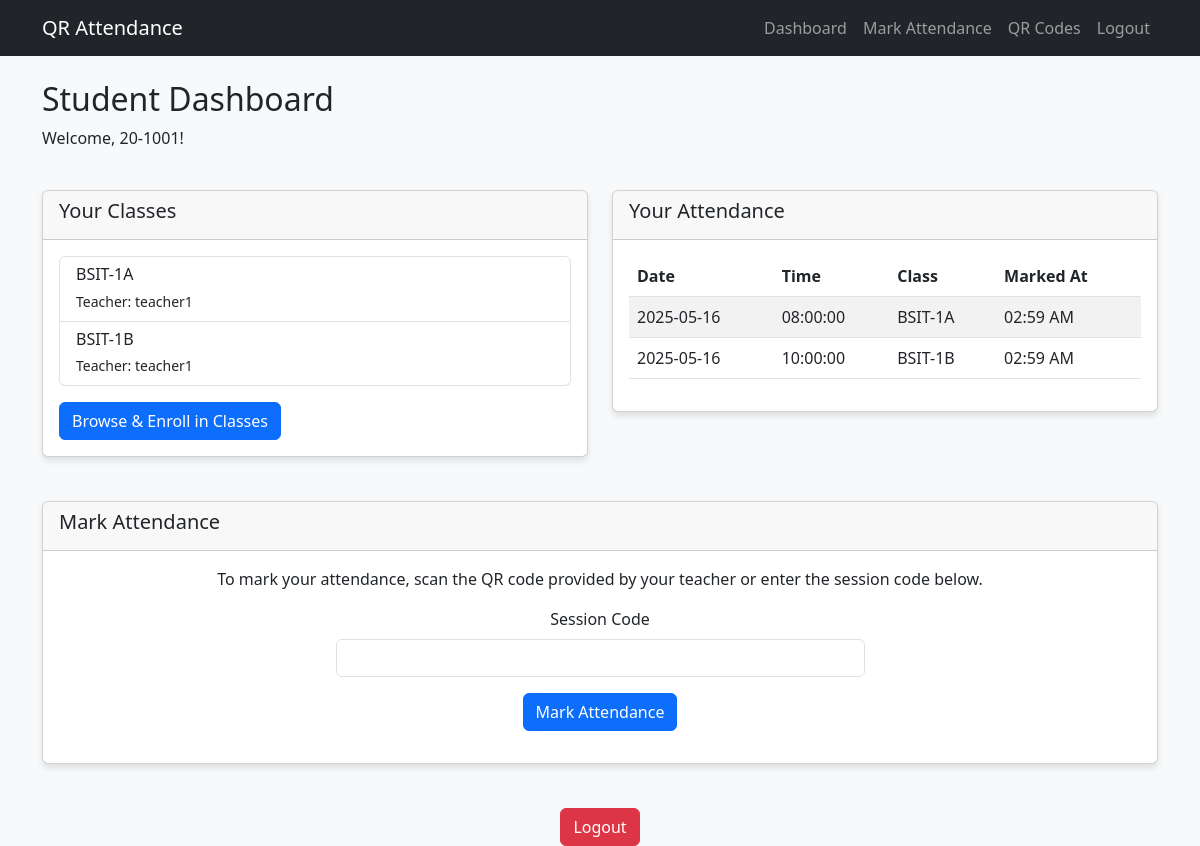
/pages/student_dashboard.php (signed in), run on the app's committed database.
### tables this page shows
CREATE TABLE classes (
    id INT AUTO_INCREMENT PRIMARY KEY,
    name VARCHAR(100) NOT NULL,
    teacher_id INT NOT NULL,
    created_at TIMESTAMP DEFAULT CURRENT_TIMESTAMP,
    FOREIGN KEY (teacher_id) REFERENCES users(id) ON DELETE CASCADE
);

CREATE TABLE users (
    id INT AUTO_INCREMENT PRIMARY KEY,
    username VARCHAR(50) NOT NULL UNIQUE,
    password VARCHAR(255) NOT NULL,
    role ENUM('admin', 'teacher') NOT NULL DEFAULT 'teacher',
    created_at TIMESTAMP DEFAULT CURRENT_TIMESTAMP
);

CREATE TABLE attendance_records (
    id INT AUTO_INCREMENT PRIMARY KEY,
    session_id INT NOT NULL,
    student_id INT NOT NULL,
    timestamp TIMESTAMP DEFAULT CURRENT_TIMESTAMP,
    FOREIGN KEY (session_id) REFERENCES attendance_sessions(id) ON DELETE CASCADE,
    FOREIGN KEY (student_id) REFERENCES students(id) ON DELETE CASCADE,
    UNIQUE KEY (session_id, student_id)
);

CREATE TABLE attendance_sessions (
    id INT AUTO_INCREMENT PRIMARY KEY,
    class_id INT NOT NULL,
    session_date DATE NOT NULL,
    session_time TIME NOT NULL,
    qr_code_data VARCHAR(255) NOT NULL UNIQUE,
    created_at TIMESTAMP DEFAULT CURRENT_TIMESTAMP,
    FOREIGN KEY (class_id) REFERENCES classes(id) ON DELETE CASCADE
);

### pages/student_dashboard.php (the view, shortened to what this page needs)
<?php
require_once "../config/database.php";
$student_id = $_SESSION["id"];
$student_code = $_SESSION["username"];
$classes_sql = "SELECT c.* FROM classes c
                JOIN class_students cs ON c.id = cs.class_id
                WHERE cs.student_id = ?";
$classes_stmt = mysqli_prepare($conn, $classes_sql);
mysqli_stmt_bind_param($classes_stmt, "i", $student_id);
mysqli_stmt_execute($classes_stmt);
$classes_result = mysqli_stmt_get_result($classes_stmt);
$attendance_sql = "SELECT ar.*, a.session_date, a.session_time, c.name as class_name
                  FROM attendance_records ar
                  JOIN attendance_sessions a ON ar.session_id = a.id
                  JOIN classes c ON a.class_id = c.id
                  WHERE ar.student_id = ?
                  ORDER BY ar.timestamp DESC LIMIT 10";
$attendance_stmt = mysqli_prepare($conn, $attendance_sql);
mysqli_stmt_bind_param($attendance_stmt, "i", $student_id);
mysqli_stmt_execute($attendance_stmt);
$attendance_result = mysqli_stmt_get_result($attendance_stmt);
include_once "../includes/header.php";
?>
<div class="row">
    <div class="col-md-12">
        <h2>Student Dashboard</h2>
        <p>Welcome, <?php echo htmlspecialchars($student_code); ?>!</p>
    </div>
</div>
<div class="row mt-4">
    <div class="col-md-6">
        <div class="card">
            <div class="card-header">
                <h5>Your Classes</h5>
            </div>
            <div class="card-body">
                <?php if(mysqli_num_rows($classes_result) > 0): ?>
                <div class="list-group">
                    <?php while($class = mysqli_fetch_assoc($classes_result)): ?>
                    <div class="list-group-item">
                        <h6 class="mb-1"><?php echo htmlspecialchars($class["name"]); ?></h6>
                        <?php
                        $teacher_sql = "SELECT username FROM users WHERE id = ?";
                        $teacher_stmt = mysqli_prepare($conn, $teacher_sql);
                        mysqli_stmt_bind_param($teacher_stmt, "i", $class["teacher_id"]);
                        mysqli_stmt_execute($teacher_stmt);
                        $teacher_result = mysqli_stmt_get_result($teacher_stmt);
                        $teacher_name = mysqli_fetch_assoc($teacher_result)["username"];
                        ?>
                        <small>Teacher: <?php echo htmlspecialchars($teacher_name); ?></small>
                    </div>
                    <?php endwhile; ?>
                </div>
                <?php else: ?>
                <p>You are not enrolled in any classes yet.</p>
                <?php endif; ?>
                <div class="mt-3">
                    <a href="student_enroll.php" class="btn btn-primary">Browse & Enroll in Classes</a>
                </div>
            </div>
        </div>
    </div>
    <div class="col-md-6">
        <div class="card">
            <div class="card-header">
                <h5>Your Attendance</h5>
            </div>
            <div class="card-body">
                <?php if(mysqli_num_rows($attendance_result) > 0): ?>
                <div class="table-responsive">
                    <table class="table table-striped">
                        <thead>
                            <tr>
                                <th>Date</th>
                                <th>Time</th>
                                <th>Class</th>
                                <th>Marked At</th>
                            </tr>
                        </thead>
                        <tbody>
                            <?php while($attendance = mysqli_fetch_assoc($attendance_result)): ?>
                            <tr>
                                <td><?php echo htmlspecialchars($attendance["session_date"]); ?></td>
                                <td><?php echo htmlspecialchars($attendance["session_time"]); ?></td>
                                <td><?php echo htmlspecialchars($attendance["class_name"]); ?></td>
                                <td><?php echo date("h:i A", strtotime($attendance["timestamp"])); ?></td>
                            </tr>
                            <?php endwhile; ?>
                        </tbody>
                    </table>
                </div>
                <?php else: ?>
                <p>No attendance records found.</p>
                <?php endif; ?>
            </div>
        </div>
    </div>
</div>
<div class="row mt-4">
    <div class="col-md-12">
        <div class="card">
            <div class="card-header">
                <h5>Mark Attendance</h5>
            </div>
            <div class="card-body text-center">
                <p>To mark your attendance, scan the QR code provided by your teacher or enter the session code below.</p>
                <div class="row">
                    <div class="col-md-6 offset-md-3">
                        <form action="student_mark_attendance.php" method="post" class="needs-validation" novalidate>
                            <div class="mb-3">
                                <label for="session_code" class="form-label">Session Code</label>
                                <input type="text" name="session_code" id="session_code" class="form-control" required>
                            </div>
                            <div class="mb-3">
                                <button type="submit" class="btn btn-primary">Mark Attendance</button>
                            </div>
                        </form>
                    </div>
                </div>
            </div>
        </div>
    </div>
</div>
<div class="row mt-4">
    <div class="col-md-12 text-center">
        <a href="logout.php" class="btn btn-danger">Logout</a>
    </div>
</div>
<?php
include_once "../includes/footer.php";
?>

### includes/header.php (shortened to what this page needs)
<!DOCTYPE html>
<html lang="en">
<head>
    <link href="https://cdn.jsdelivr.net/npm/bootstrap@5.3.0-alpha1/dist/css/bootstrap.min.css" rel="stylesheet">
    <link rel="stylesheet" href="https://cdnjs.cloudflare.com/ajax/libs/font-awesome/6.0.0/css/all.min.css">
    <?php
    $isInPagesDir = (strpos($_SERVER['PHP_SELF'], '/pages/') !== false);
    $rootPath = $isInPagesDir ? '../' : '';
    $pagesPath = $isInPagesDir ? '' : 'pages/';
    ?>
    <link rel="stylesheet" href="<?php echo $rootPath; ?>assets/css/style.css">
</head>
<body>
    <nav class="navbar navbar-expand-lg navbar-dark bg-dark">
        <div class="container">
            <a class="navbar-brand" href="<?php echo $rootPath; ?>index.php">QR Attendance</a>
            <div class="collapse navbar-collapse" id="navbarNav">
                <ul class="navbar-nav ms-auto">
                    <?php if(isset($_SESSION["loggedin"]) && $_SESSION["loggedin"] === true): ?>
                        <?php if($_SESSION["role"] === "student"): ?>
                            <li class="nav-item">
                                <a class="nav-link" href="<?php echo $pagesPath; ?>student_dashboard.php">Dashboard</a>
                            </li>
                            <li class="nav-item">
                                <a class="nav-link" href="<?php echo $pagesPath; ?>student_mark_attendance.php">Mark Attendance</a>
                            </li>
                            <li class="nav-item">
                                <a class="nav-link" href="<?php echo $pagesPath; ?>student_qr_codes.php">QR Codes</a>
                            </li>
                            <li class="nav-item">
                                <a class="nav-link" href="<?php echo $pagesPath; ?>logout.php">Logout</a>
                            </li>
                        <?php endif; ?>
                    <?php endif; ?>
                </ul>
            </div>
        </div>
    </nav>
    <div class="container mt-4">

### includes/footer.php (shortened to what this page needs)
    </div>
</body>
</html>

### assets/css/style.css (style rules this page uses)
body { background-color: #f8f9fa; }
.card { margin-bottom: 20px; box-shadow: 0 4px 6px rgba(0, 0, 0, 0.1); }

### data on the page
classes: name "BSIT-1A", teacher.username "teacher1"
classes: name "BSIT-1B", teacher.username "teacher1"
attendance_records: session.session_date "2025-05-16", session.session_time "08:00:00", classes.name "BSIT-1A", timestamp "02:59 AM"
attendance_records: session.session_date "2025-05-16", session.session_time "10:00:00", classes.name "BSIT-1B", timestamp "02:59 AM"

### other printed values
$student_code "20-1001"
